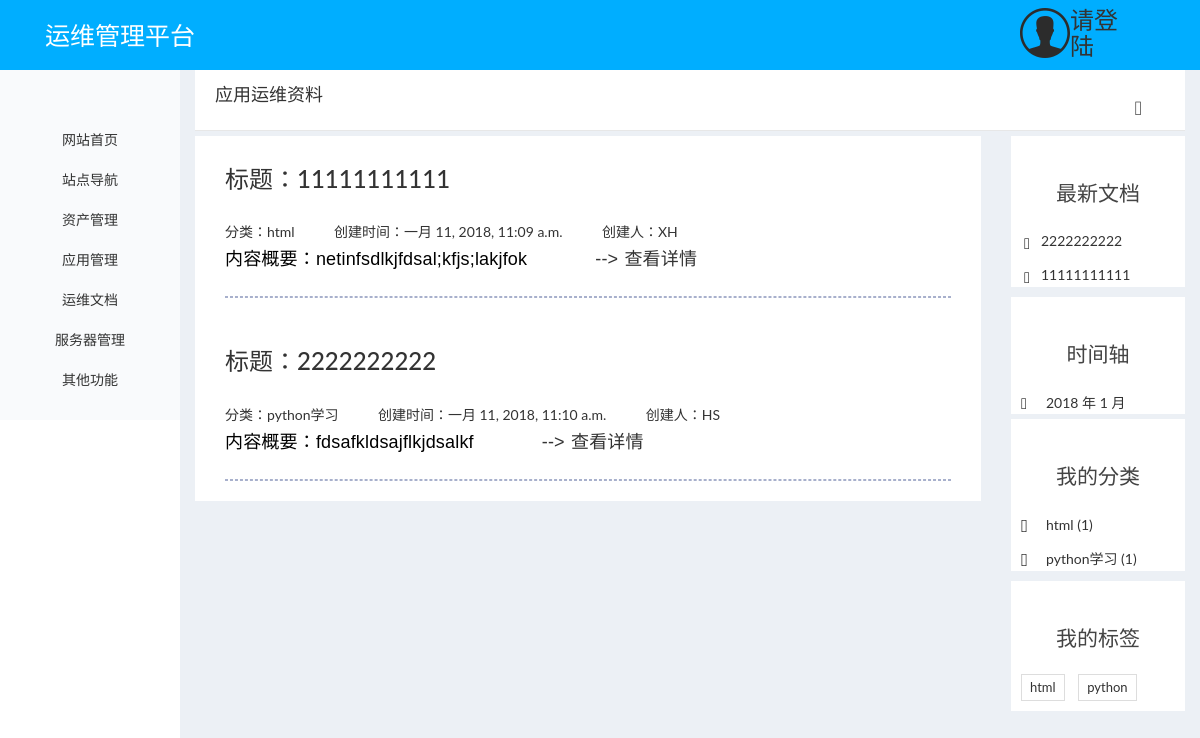
/ywdocument/index/, run on an earlier commit of the app's database.
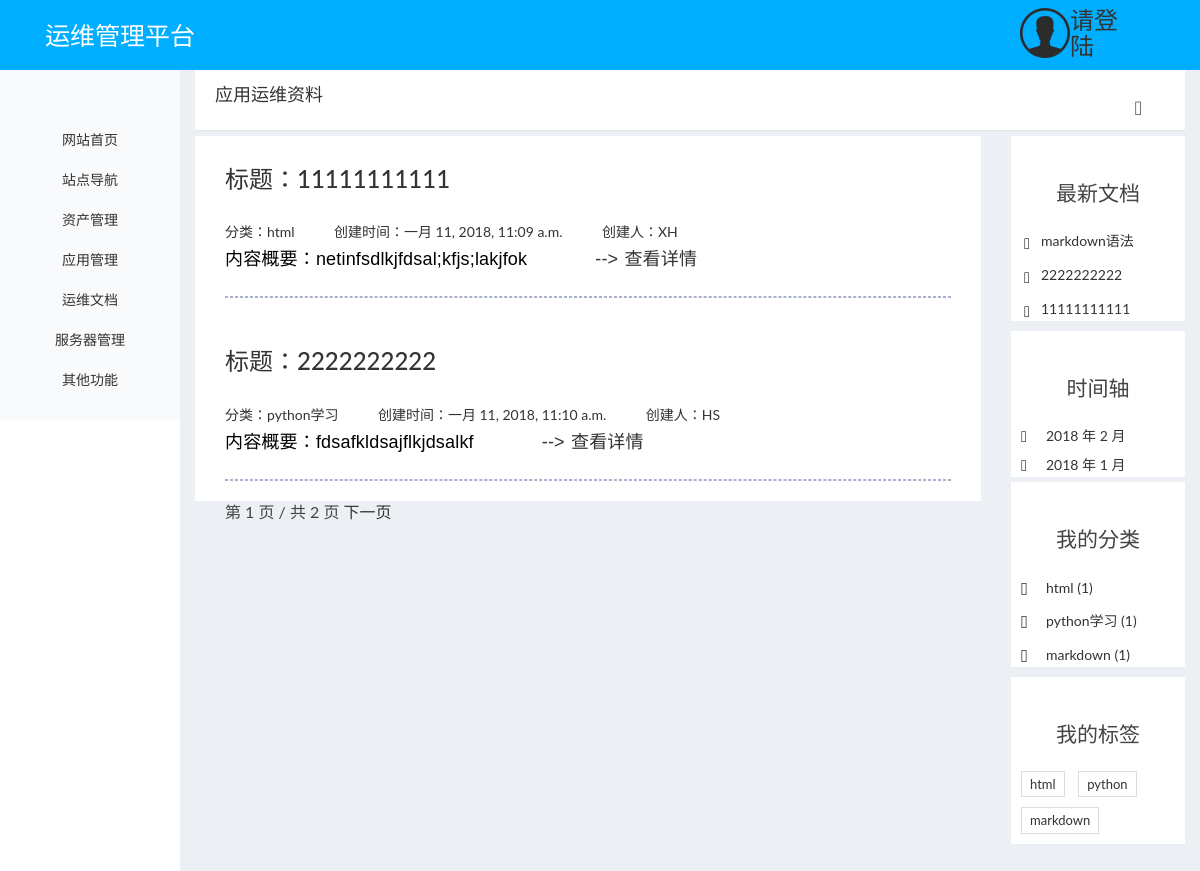
And on a later commit of the database.
### ywdocument/models.py (models this page shows, shortened)
class Post(models.Model):
    title = models.CharField('标题', max_length=70)
    body = models.TextField('内容')
    created_time = models.DateTimeField('创建时间', auto_now=True)
    modified_time = models.DateTimeField('修改时间', auto_now=True)
    excerpt = models.CharField('摘要', max_length=200, blank=True)
    category = models.ForeignKey(Category)
    tags = models.ManyToManyField(Tag, blank=True)
    author = models.ForeignKey(User)
    img = models.ImageField(upload_to='img', blank=True, null=True)     # 上传的图片
    img_name = models.CharField(max_length=20, blank=True, null=True)   # 图片说明
    file = models.FileField(upload_to='file', blank=True, null=True)    # 上传的附件
    def get_absolute_url(self):
        return reverse('ywdocument:detail', kwargs={'pk': self.pk})

class Category(models.Model):
    name = models.CharField('分类名', max_length=100)

class Tag(models.Model):
    name = models.CharField('标签名', max_length=100)

### ywdocument/views.py (the view, shortened to what this page needs)
class IndexView(ListView):      # index的类视图函数
    logger.info("进入应用运维资料管理类视图")
    model = Post
    template_name = 'ywdocument/index.html'
    context_object_name = 'post_list'
    paginate_by = 2    # 指定 paginate_by 属性后开启分页功能，其值代表每一页包含多少篇文章
    def get_context_data(self, **kwargs):
        context = super().get_context_data(**kwargs)
        paginator = context.get('paginator')
        page = context.get('page_obj')
        is_paginated = context.get('is_paginated')
        pagination_data = self.pagination_data(paginator, page, is_paginated)
        context.update(pagination_data)
        return context
    def pagination_data(self, paginator, page, is_paginated):
        if not is_paginated:
            return {}
        left = []
        right = []
        left_has_more = False
        right_has_more = False
        first = False
        last = False
        page_number = page.number
        total_pages = paginator.num_pages
        page_range = paginator.page_range
        if page_number == 1:
            right = page_range[page_number:page_number + 2]
            if right[-1] < total_pages - 1:
                right_has_more = True
            if right[-1] < total_pages:
                last = True
        elif page_number == total_pages:
            left = page_range[(page_number - 3) if (page_number - 3) > 0 else 0:page_number - 1]
            if left[0] > 2:
                left_has_more = True
            if left[0] > 1:
                first = True
        data = {
            'left': left,
            'right': right,
            'left_has_more': left_has_more,
            'right_has_more': right_has_more,
            'first': first,
            'last': last,
        }
        return data

### ywdocument/templatetags/blog_tags.py (called while the page is built)
@register.simple_tag
def get_recent_posts(num=5):
    return Post.objects.all().order_by('-created_time')[:num]

@register.simple_tag
def archives():
    return Post.objects.dates('created_time', 'month', order='DESC')

@register.simple_tag
def get_categories():
    return Category.objects.annotate(num_posts=Count('post')).filter(num_posts__gt=0)

@register.simple_tag
def get_tags():
    return Tag.objects.annotate(num_posts=Count('post')).filter(num_posts__gt=0)

### templates/ywdocument/index.html (shortened to what this page needs)
{% extends 'base2.html' %}
{% block main %}
    {% for post in post_list %}
    <article class="post post-1">
        <header class="entry-header">
            <h3><a href="#">标题：{{ post.title }}</a></h3> <br>
            <a href="#">分类：{{ post.category.name }}</a>  &nbsp;&nbsp;&nbsp;&nbsp; &nbsp;&nbsp;&nbsp;&nbsp;
            <a href="#"><time class="entry-date" datetime={{ post.created_time }}>创建时间：{{ post.modified_time }}</time></a>  &nbsp;&nbsp;&nbsp;&nbsp; &nbsp;&nbsp;&nbsp;&nbsp;
            <a href="#">创建人：{{ post.author }}</a> &nbsp;&nbsp;&nbsp;&nbsp; &nbsp;&nbsp;&nbsp;&nbsp;
        </header>
        <div class="entry-content clearfix">
            <p>内容概要：{{ post.excerpt }} &nbsp;&nbsp;&nbsp;&nbsp; &nbsp;&nbsp;&nbsp;&nbsp;
                <a href="{{ post.get_absolute_url }}" class="more-link"> --> 查看详情</a>
            </p>
            <hr style="border: 0.4px dashed #a8b0cc;"/>
        </div>
    </article>
    {% empty %}
        <div class="no-post">暂时还没有发布的资料！</div>
    {% endfor %}
    {% if is_paginated %}
        <div class="pagination-simple">
            <span class="current">第 {{ page_obj.number }} 页 / 共 {{ paginator.num_pages }} 页</span>
            {% if page_obj.has_next %}
                <a href="?page={{ page_obj.next_page_number }}">下一页</a>
            {% endif %}
        </div>
    {% endif %}
{% endblock main %}

### templates/base2.html (shortened to what the changed rows need)
{% extends 'base.html' %}
{% block body_content %}
{% load staticfiles %}
{% load blog_tags %}
<!DOCTYPE html>
<html>
<head>
    <link rel="stylesheet" href="{% static 'ywdocument/css/bootstrap.min.css' %}">
    <link rel="stylesheet" href="{% static 'ywdocument/css/ionicons.min.css' %}">
    <link rel="stylesheet" href="{% static 'ywdocument/css/pace.css' %}">
    <link rel="stylesheet" href="{% static 'ywdocument/css/custom.css' %}">
    <link rel="stylesheet" href="{% static 'ywdocument/css/highlights/github.css' %}">
</head>
<body>
<div class="content-body">
    <div class="container">
        <div class="row">
            <main class="col-md-8">
                {% block main %}
                {% endblock main %}
            </main>
            <aside class="col-md-4">
                <div class="widget widget-recent-posts">
                    {% get_recent_posts as recent_post_list %}
                    <ul>
                        {% for post in recent_post_list %}
                            <li>
                                <a href="{{ post.get_absolute_url }}">{{ post.title }}</a>
                            </li>
                        {% empty %}
                            暂无资料！
                        {% endfor %}
                    </ul>
                </div>
                <div class="widget widget-archives">
                    {% archives as date_list %}
                    <ul>
                    {% for date in date_list %}
                        <li>
                            <a href="{% url 'ywdocument:archives' date.year date.month %}">
                            {{ date.year }} 年 {{ date.month }} 月</a>
                        </li>
                        {% empty %}
                            暂无归档！
                        {% endfor %}
                    </ul>
                </div>
                <div class="widget widget-category">
                    {% get_categories as category_list %}
                    <ul>
                        {% for category in category_list %}
                        <li>
                            <a href="{% url 'ywdocument:category' category.pk %}">
                                {{ category.name }} <span class="post-count">({{ category.num_posts }})</span></a>
                        </li>
                        {% empty %}
                            暂无分类！
                        {% endfor %}
                    </ul>
                </div>
                <div class="widget widget-tag-cloud">
                    {% get_tags as tag_list %}
                    <ul>
                        {% for tag in tag_list %}
                            <li>
                            <a href="{% url 'ywdocument:tag' tag.pk %}">{{ tag.name }}</a>
                            </li>
                        {% empty %}
                            暂无标签！
                        {% endfor %}
                    </ul>
                </div>
            </aside>
        </div>
    </div>
</div>
</body>
</html>
{% endblock body_content %}

What changed in the data, as far as the page shows it:
added Post: title "markdown语法", shown under "最新文档"
added Category: name "markdown", num_posts "1"
added Tag: name "markdown"
Also different on the page:
{{ page_obj.number }}: (not shown) → "1"
{{ paginator.num_pages }}: (not shown) → "2"
text now shown: "第 页 / 共 页 下一页"
new list line: "2018 年 2 月"
